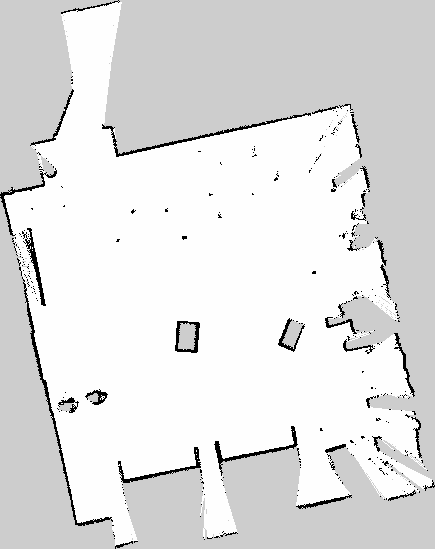
#> input picture Thinesh_Project/digital_twin/scripts/visual_manager/cropped.pgm, 435 x 549 px
$ python testmergeBoundingBox.py
#> lines starting #> are read from the running program, lines starting #| are printed output that depends on the picture; after the words box and inside, x2 and y2 are one past the last pixel; in counts of white or black regions, pixels touching at a corner belong together
#!/usr/bin/env python3

import cv2
import numpy as np
import os

def find_if_close(cnt1,cnt2):
    row1,row2 = cnt1.shape[0],cnt2.shape[0]
    for i in range(row1):
        for j in range(row2):
            dist = np.linalg.norm(cnt1[i]-cnt2[j])
            if abs(dist) < 50 :
                return True
            elif i==row1-1 and j==row2-1:
                return False


path = os.path.join(os.path.dirname(os.path.realpath(__file__)),'cropped.pgm')
print(path)
img = cv2.imread(path)
#> img is the input picture: shape (549, 435, 3); min 0, max 254, mean 224.8
gray = cv2.cvtColor(img,cv2.COLOR_BGR2GRAY)
ret,thresh = cv2.threshold(gray,127,255,0)
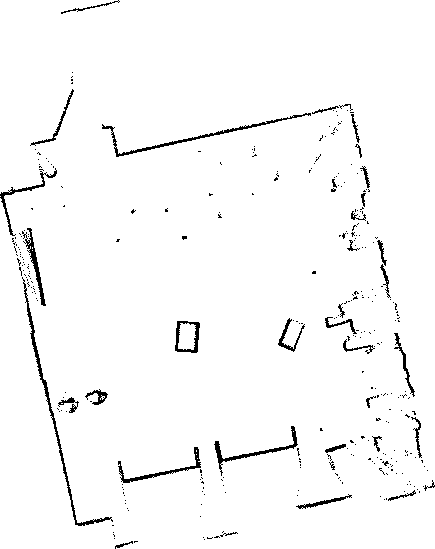
#> thresh: shape (549, 435); 97.3% white; black in thin lines or dots
contours,hier = cv2.findContours(thresh,cv2.RETR_EXTERNAL,2)
#> contours = 2 contours, 1 with area under 20; largest, box (x1, y1, x2, y2) and area: (0, 0, 435, 549) 237368

LENGTH = len(contours)
#> LENGTH = 2
status = np.zeros((LENGTH,1))
#> status = [0, 0]

for i,cnt1 in enumerate(contours):
    x = i
    if i != LENGTH-1:
        for j,cnt2 in enumerate(contours[i+1:]):
            x = x+1
            dist = find_if_close(cnt1,cnt2)
            if dist == True:
                val = min(status[i],status[x])
                status[x] = status[i] = val
            else:
                if status[x]==status[i]:
                    status[x] = i+1
#> this loop made 2 passes
#> cnt1 on pass 1: [[0, 196]]

unified = []
maximum = int(status.max())+1
#> maximum = 1
for i in range(maximum):
    pos = np.where(status==i)[0]
    if pos.size != 0:
        cont = np.vstack(contours[i] for i in pos)
        hull = cv2.convexHull(cont)
        unified.append(hull)
#> this loop made 1 pass
#> (pos, hull) on pass 1: ([0, 1], [[434, 0], [434, 548], [0, 548], [0, 0]])
#> after the loop, unified = [[[434, 0], [434, 548], [0, 548], [0, 0]]]

cv2.drawContours(img,unified,-1,(0,255,0),2)
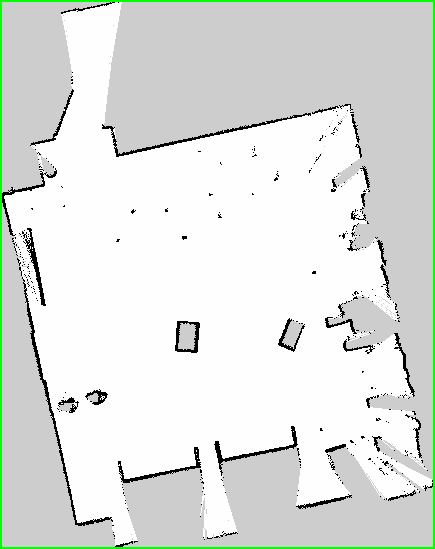
#> img: shape (549, 435, 3); 1.64% of pixels changed, all inside (x1, y1, x2, y2) = (0, 0, 435, 549)
cv2.drawContours(thresh,unified,-1,255,-1)
